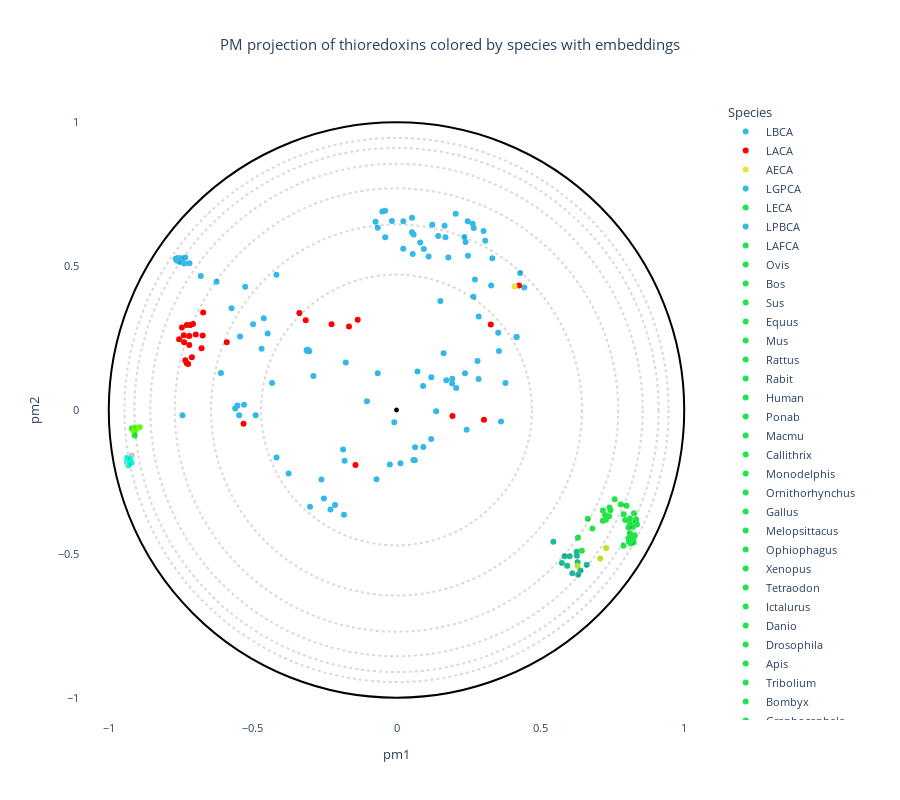

Notebook cell for this chart:
### Code cell
# OPTIONS =================================================
if data_type == "plm" :
    title = "PM projection of thioredoxins colored by species with embeddings"  
elif data_type == "plm_aae" :
    title = "PM projection of thioredoxins colored by species with embeddings autoencoder" 
elif data_type == "pssm" :
    title = "PM projection of thioredoxins colored by species without embeddings" 
else :
    title = "PM projection of thioredoxins colored by species using a RFA matrix" 
#----------------------------------------------------------
# Select the coloring from annotation .csv file:
labels_name = "Species"
# Select classes to label among the "labels_name" or "second_labels_name" column (comma separated list):
second_labels_name = ""
labels_text = []
show_text = False
#----------------------------------------------------------
# Use a custom color palette:
color_palette = trx_palette #Default: None
use_custom_palette = True
#==========================================================


#Check projection visualization parameters
#Labels name
if labels_name == "":
    labels_name = None
elif labels_name not in annotation_names:
    raise NameError(f"labels_name {labels_name} is not in the availables annotations.\nAvailables annotations: {annotation_names}")
#Second labels name
if second_labels_name == "":
    second_labels_name = None
elif second_labels_name not in annotation_names:
    raise NameError(f'"second_labels_name" {second_labels_name} is not in the availables annotations.\nAvailables annotations: {annotation_names}')

if not use_custom_palette:
    color_palette = None

#Plot graph
fig = plot_embedding_interactive(df_embedding, 
                                 labels_name = labels_name,
                                 second_labels_name = second_labels_name, 
                                 show_text = show_text,
                                 labels_text = labels_text,
                                 color_palette = color_palette, 
                                 title = title, 
                                 fontsize = 11)
fig.show()
